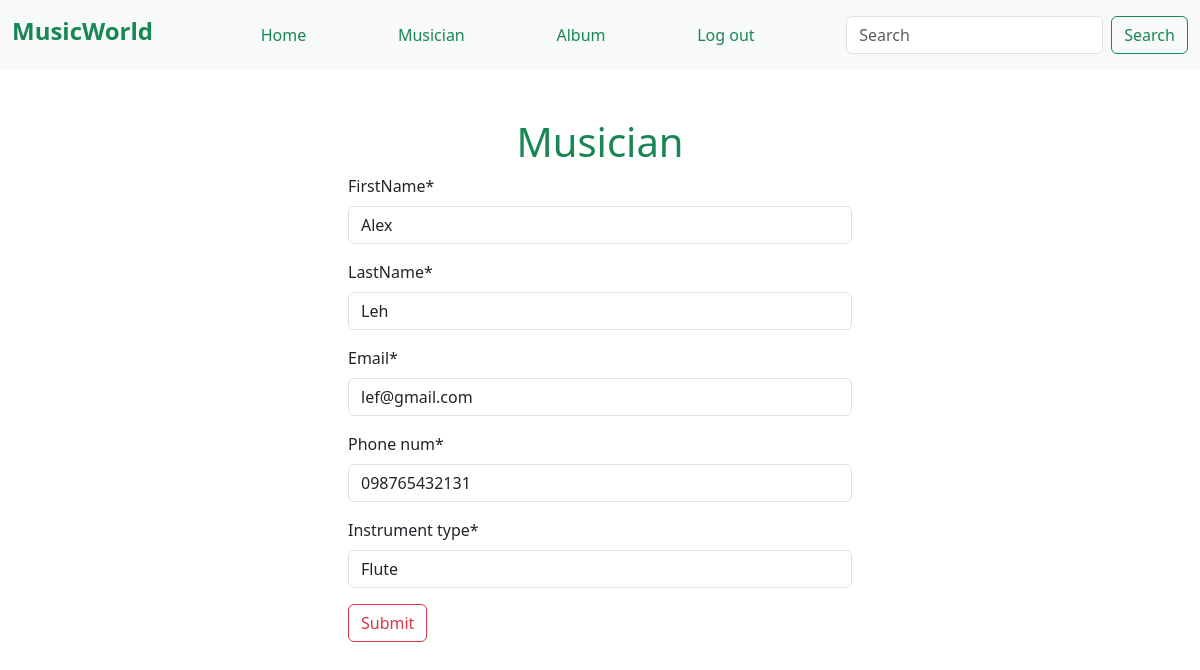
/musician/edit/8 (signed in), run on the app's committed database.
### musician_app/models.py (models this page shows, shortened)
class MusicianInfo(models.Model):
    firstName = models.CharField(max_length=50)
    lastName = models.CharField(max_length=50)
    email = models.CharField(max_length=50)
    phone_num = models.CharField(max_length=12)
    Instrument_type = models.CharField(max_length=50)

### musician_app/views.py (the view)
# urls.py: path('edit/<int:id>',views.edit_Musician,name='edit_musician'),
@login_required
def edit_Musician(request, id):
    musician = models.MusicianInfo.objects.get(pk=id)
    musician_form = MusicianForm(instance=musician)
    if request.method == "POST":
        musician_form = MusicianForm(request.POST, instance=musician)
        if musician_form.is_valid():
            musician_form.save()
            return redirect('home')
    return render(request, 'musician.html', {'form': musician_form})

### musician_app/forms.py
class MusicianForm(forms.ModelForm):
    class Meta:
        model = MusicianInfo
        fields = '__all__'

### musician_app/templates/musician.html (shortened to what this page needs)
{% extends "base.html" %}
{% load crispy_forms_tags %}
{% block content %}
<form style="width:50%;margin:auto;" class=" p-5" method="post">
    <h1 class="text-center text-success"> Musician</h1>
    {{form | crispy}}
    <button class="btn btn-outline-danger">Submit</button>
</form>
{% endblock %}

### data on the page
MusicianInfo: firstName "Alex", lastName "Leh", email "lef@gmail.com", phone_num "098765432131", Instrument_type "Flute"
